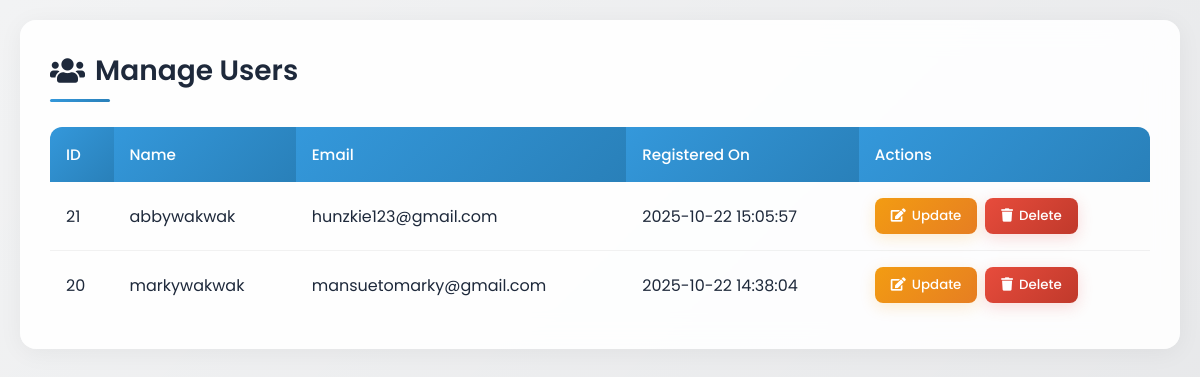
The app's page /ManageUsers.php (signed in) with its own data.
### tables this page shows
CREATE TABLE `users` (
  `id` int(11) NOT NULL,
  `username` varchar(100) NOT NULL,
  `name` varchar(255) NOT NULL,
  `email` varchar(255) NOT NULL,
  `password` varchar(255) NOT NULL,
  `role` enum('admin','user','cashier') DEFAULT 'user',
  `created_at` timestamp NOT NULL DEFAULT current_timestamp(),
  `last_active` datetime DEFAULT NULL
);

### ManageUsers.php (the view, shortened to what this page needs)
<?php
include 'connect.php';
$sql = "SELECT id, name, email, created_at FROM users ORDER BY created_at DESC";
$result = $conn->query($sql);
$edit_id = $_POST['update_user_id'] ?? null;
?>
<!DOCTYPE html>
<html lang="en">
<head>
    <link rel="stylesheet" href="https://cdnjs.cloudflare.com/ajax/libs/font-awesome/5.15.3/css/all.min.css">
</head>
<body>
    <div class="container">
        <h2>
            <i class="fas fa-users"></i>
            Manage Users
        </h2>
        <?php if ($result->num_rows > 0): ?>
            <div class="table-responsive">
                <table class="users-table">
                    <thead>
                        <tr>
                            <th>ID</th>
                            <th>Name</th>
                            <th>Email</th>
                            <th>Registered On</th>
                            <th>Actions</th>
                        </tr>
                    </thead>
                    <tbody>
                        <?php while($row = $result->fetch_assoc()): ?>
                            <tr>
                                <?php if ($edit_id == $row['id']): ?>
                                    <form action="manageusers.php" method="POST">
                                        <td><?= $row['id'] ?><input type="hidden" name="user_id" value="<?= $row['id'] ?>"></td>
                                        <td><input type="text" name="name" value="<?= htmlspecialchars($row['name']) ?>" required></td>
                                        <td><input type="email" name="email" value="<?= htmlspecialchars($row['email']) ?>" required></td>
                                        <td><?= $row['created_at'] ?></td>
                                        <td class="actions">
                                            <button type="submit" name="save_update" class="btn btn-save">
                                                <i class="fas fa-save"></i>
                                                Save
                                            </button>
                                        </td>
                                    </form>
                                <?php else: ?>
                                    <td><?= $row['id'] ?></td>
                                    <td><?= htmlspecialchars($row['name']) ?></td>
                                    <td><?= htmlspecialchars($row['email']) ?></td>
                                    <td><?= $row['created_at'] ?></td>
                                    <td class="actions">
                                        <form action="manageusers.php" method="POST">
                                            <button type="submit" class="btn btn-update">
                                                <i class="fas fa-edit"></i>
                                                Update
                                            </button>
                                        </form>
                                        <form action="manageusers.php" method="POST">
                                            <button type="submit" class="btn btn-remove" onclick="return confirm('Are you sure you want to delete this user?')">
                                                <i class="fas fa-trash"></i>
                                                Delete
                                            </button>
                                        </form>
                                    </td>
                                <?php endif; ?>
                            </tr>
                        <?php endwhile; ?>
                    </tbody>
                </table>
            </div>
        <?php endif; ?>
    </div>
</body>
</html>

### ManageUsers.php (style rules this page uses)
* { margin: 0; padding: 0; box-sizing: border-box; font-family: 'Poppins', sans-serif; }
body { min-height: 100vh; background: linear-gradient(135deg, rgba(0, 20, 40, 0.05), rgba(0, 10, 30, 0.1)); padding: 20px; }
.container { max-width: 1200px; margin: 0 auto; background: rgba(255, 255, 255, 0.9); backdrop-filter: blur(15px); border-radius: 16px; box-shadow: 0 4px 25px rgba(0, 0, 0, 0.05); padding: 30px; }
h2 { color: #1e293b; font-size: 1.75rem; font-weight: 600; margin-bottom: 25px; position: relative; padding-bottom: 10px; display: flex; align-items: center; gap: 10px; }
h2:after { content: ''; position: absolute; bottom: 0; left: 0; width: 60px; height: 3px; background: linear-gradient(135deg, #3498db, #2980b9); border-radius: 3px; }
.users-table { width: 100%; border-collapse: separate; border-spacing: 0; margin-top: 20px; }
.users-table th { background: linear-gradient(135deg, #3498db, #2980b9); color: white; font-weight: 500; text-align: left; padding: 16px; font-size: 0.95rem; }
.users-table th:first-child { border-top-left-radius: 12px; }
.users-table th:last-child { border-top-right-radius: 12px; }
.users-table td { padding: 16px; border-bottom: 1px solid rgba(0, 0, 0, 0.05); color: #1e293b; }
.users-table tr:last-child td { border-bottom: none; }
.btn { padding: 8px 16px; border: none; border-radius: 8px; font-weight: 500; cursor: pointer; transition: all 0.3s ease; display: inline-flex; align-items: center; gap: 6px; }
.btn-update { background: linear-gradient(135deg, #f39c12, #e67e22); color: white; box-shadow: 0 4px 15px rgba(243, 156, 18, 0.2); }
.btn-remove { background: linear-gradient(135deg, #e74c3c, #c0392b); color: white; box-shadow: 0 4px 15px rgba(231, 76, 60, 0.2); }
.actions { display: flex; gap: 8px; }
.actions form { margin: 0; }

### records on screen
users: id "21", name "abbywakwak", email "hunzkie123@gmail.com", created_at "2025-10-22 15:05:57"
users: id "20", name "markywakwak", email "mansuetomarky@gmail.com", created_at "2025-10-22 14:38:04"
